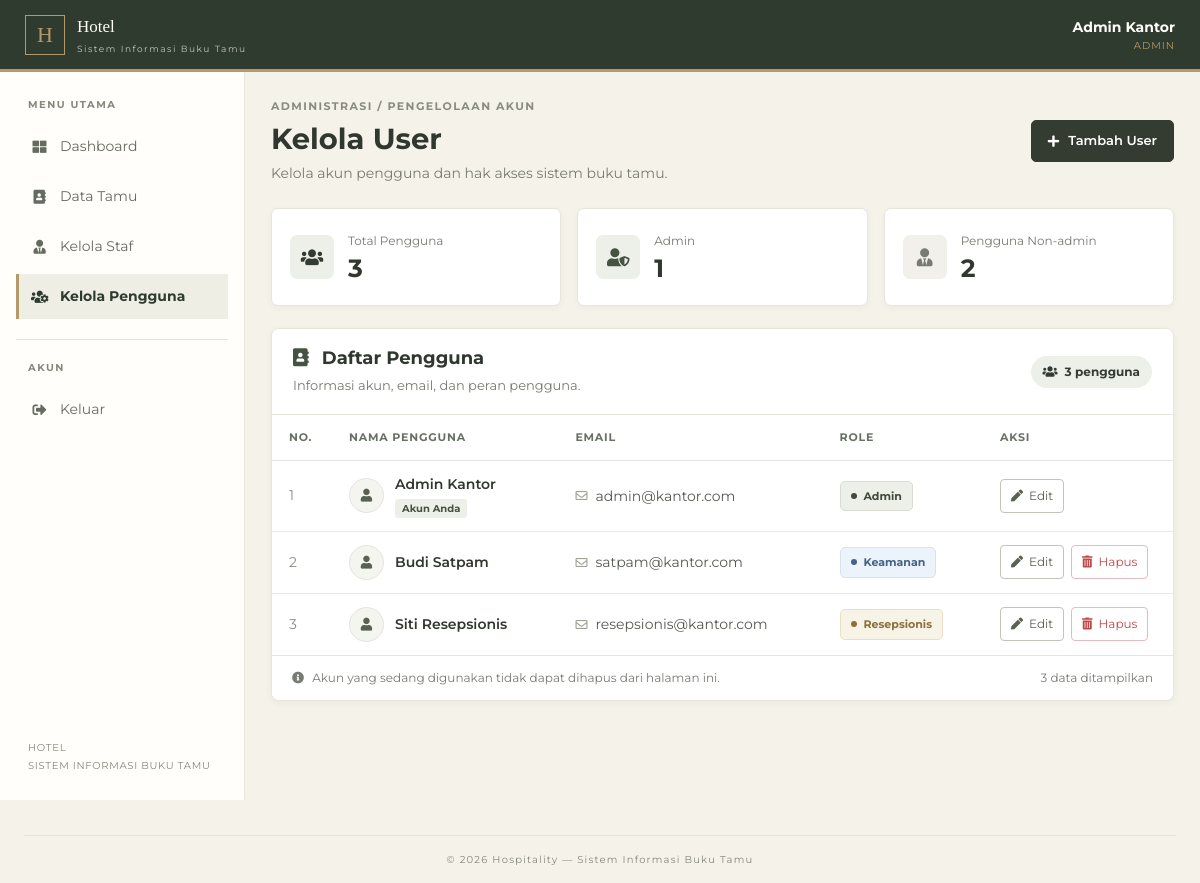
/admin/list_user.php (signed in), run on the app's committed database.
### tables this page shows
CREATE TABLE tb_users (
    id INT AUTO_INCREMENT PRIMARY KEY,
    nama VARCHAR(100) NOT NULL,
    email VARCHAR(100) NOT NULL UNIQUE,
    password VARCHAR(255) NOT NULL,
    role ENUM('admin', 'resepsionis', 'keamanan') NOT NULL DEFAULT 'resepsionis',
    created_at TIMESTAMP DEFAULT CURRENT_TIMESTAMP,
    updated_at TIMESTAMP DEFAULT CURRENT_TIMESTAMP ON UPDATE CURRENT_TIMESTAMP
);

### admin/list_user.php (the view, shortened to what this page needs)
<?php
$dbConnection = new DatabaseConnection();
$conn = $dbConnection->getConnection();
$list_user = [];
$load_error = false;
function e($value): string
{
    return htmlspecialchars((string)($value ?? ''), ENT_QUOTES, 'UTF-8');
}
function roleLabel($role): string
{
    $roles = [
        'admin' => 'Admin',
        'keamanan' => 'Keamanan',
        'resepsionis' => 'Resepsionis',
    ];
    $role = strtolower(trim((string)$role));
    return $roles[$role] ?? ucwords(str_replace('_', ' ', $role));
}
function roleClass($role): string
{
    $roles = [
        'admin' => 'role-admin',
        'keamanan' => 'role-keamanan',
        'resepsionis' => 'role-resepsionis',
    ];
    return $roles[strtolower(trim((string)$role))] ?? 'role-default';
}
try {
    $query = $conn->query(
        "SELECT id, nama, email, role
         FROM tb_users
         ORDER BY nama ASC"
    );
    $list_user = $query->fetchAll(PDO::FETCH_ASSOC);
} catch (PDOException $ex) {
    error_log('Gagal memuat data pengguna: ' . $ex->getMessage());
    $load_error = true;
}
$currentUserId = $_SESSION['id'] ?? null;
require_once('../inc/header.php');
?>
<div class="user-page">
    <div class="user-page-header">
        <div>
            <span class="user-eyebrow">ADMINISTRASI / PENGELOLAAN AKUN</span>
            <h1>Kelola User</h1>
            <p>Kelola akun pengguna dan hak akses sistem buku tamu.</p>
        </div>
        <a href="tambahuser.php" class="user-add-btn">
            <i class="fas fa-plus"></i>
            <span>Tambah User</span>
        </a>
    </div>
    <?php if ($load_error): ?>
    <div class="alert alert-danger" role="alert">
        Data pengguna gagal dimuat. Periksa koneksi database.
    </div>
    <?php else: ?>
    <div class="user-stats-grid">
        <div class="user-stat-card">
            <div class="user-stat-icon">
                <i class="fas fa-users"></i>
            </div>
            <div>
                <span>Total Pengguna</span>
                <strong><?= number_format(count($list_user), 0, ',', '.') ?></strong>
            </div>
        </div>
        <div class="user-stat-card">
            <div class="user-stat-icon user-stat-admin">
                <i class="fas fa-user-shield"></i>
            </div>
            <div>
                <span>Admin</span>
                <strong>
                    <?php
                        echo count(array_filter($list_user, function ($user) {
                            return strtolower((string)($user['role'] ?? '')) === 'admin';
                        }));
                        ?>
                </strong>
            </div>
        </div>
        <div class="user-stat-card">
            <div class="user-stat-icon user-stat-staff">
                <i class="fas fa-user-tie"></i>
            </div>
            <div>
                <span>Pengguna Non-admin</span>
                <strong>
                    <?php
                        echo count(array_filter($list_user, function ($user) {
                            return strtolower((string)($user['role'] ?? '')) !== 'admin';
                        }));
                        ?>
                </strong>
            </div>
        </div>
    </div>
    <section class="user-card">
        <div class="user-card-header">
            <div>
                <h2>
                    <i class="fas fa-address-book"></i>
                    Daftar Pengguna
                </h2>
                <p>Informasi akun, email, dan peran pengguna.</p>
            </div>
            <span class="user-count">
                <i class="fas fa-users"></i>
                <?= count($list_user) ?> pengguna
            </span>
        </div>
        <div class="table-responsive">
            <table class="table user-table mb-0">
                <thead>
                    <tr>
                        <th class="user-number">NO.</th>
                        <th>NAMA PENGGUNA</th>
                        <th>EMAIL</th>
                        <th>ROLE</th>
                        <th class="user-action-heading">AKSI</th>
                    </tr>
                </thead>
                <tbody>
                    <?php if (empty($list_user)): ?>
                    <tr>
                        <td colspan="5">
                            <div class="user-empty">
                                <i class="far fa-folder-open"></i>
                                <strong>Belum ada pengguna</strong>
                                <p>Tambahkan akun pengguna untuk mulai mengelola akses.</p>
                                <a href="tambahuser.php" class="user-add-btn">
                                    <i class="fas fa-plus"></i>
                                    Tambah User
                                </a>
                            </div>
                        </td>
                    </tr>
                    <?php else: ?>
                    <?php foreach ($list_user as $index => $u): ?>
                    <?php
                            $isCurrentUser = $currentUserId !== null
                                && (string)$u['id'] === (string)$currentUserId;
                            ?>
                    <tr>
                        <td class="user-number">
                            <?= $index + 1 ?>
                        </td>
                        <td>
                            <div class="user-name-cell">
                                <div class="user-avatar">
                                    <i class="fas fa-user"></i>
                                </div>
                                <div class="user-name-text">
                                    <strong><?= e($u['nama']) ?></strong>
                                    <?php if ($isCurrentUser): ?>
                                    <span class="user-current-label">Akun Anda</span>
                                    <?php endif; ?>
                                </div>
                            </div>
                        </td>
                        <td>
                            <span class="user-email">
                                <i class="far fa-envelope"></i>
                                <?= e($u['email']) ?>
                            </span>
                        </td>
                        <td>
                            <span class="user-role <?= e(roleClass($u['role'] ?? '')) ?>">
                                <span class="user-role-dot"></span>
                                <?= e(roleLabel($u['role'] ?? '')) ?>
                            </span>
                        </td>
                        <td>
                            <div class="user-actions">
                                <a href="edituser.php?id=<?= rawurlencode((string)$u['id']) ?>" class="user-edit-btn"
                                    title="Edit pengguna" aria-label="Edit <?= e($u['nama']) ?>">
                                    <i class="fas fa-pen"></i>
                                    <span>Edit</span>
                                </a>
                                <?php if (!$isCurrentUser): ?>
                                <form action="del_user.php" method="POST" class="user-delete-form"
                                    data-user-name="<?= e($u['nama']) ?>">
                                    <button type="submit" class="user-delete-btn" title="Hapus pengguna"
                                        aria-label="Hapus <?= e($u['nama']) ?>">
                                        <i class="fas fa-trash-alt"></i>
                                        <span>Hapus</span>
                                    </button>
                                </form>
                                <?php endif; ?>
                            </div>
                        </td>
                    </tr>
                    <?php endforeach; ?>
                    <?php endif; ?>
                </tbody>
            </table>
        </div>
        <div class="user-card-footer">
            <span>
                <i class="fas fa-info-circle"></i>
                Akun yang sedang digunakan tidak dapat dihapus dari halaman ini.
            </span>
            <span><?= count($list_user) ?> data ditampilkan</span>
        </div>
    </section>
    <?php endif; ?>
</div>
<?php require_once('../inc/footer.php'); ?>

### data on the page
tb_users: nama "Admin Kantor", shows "Akun Anda", email "admin@kantor.com", role "Admin"
tb_users: nama "Budi Satpam", email "satpam@kantor.com", role "Keamanan"
tb_users: nama "Siti Resepsionis", email "resepsionis@kantor.com", role "Resepsionis"

### other printed values
$nama "Admin Kantor"
$role "ADMIN"
count($list_user) "3"
